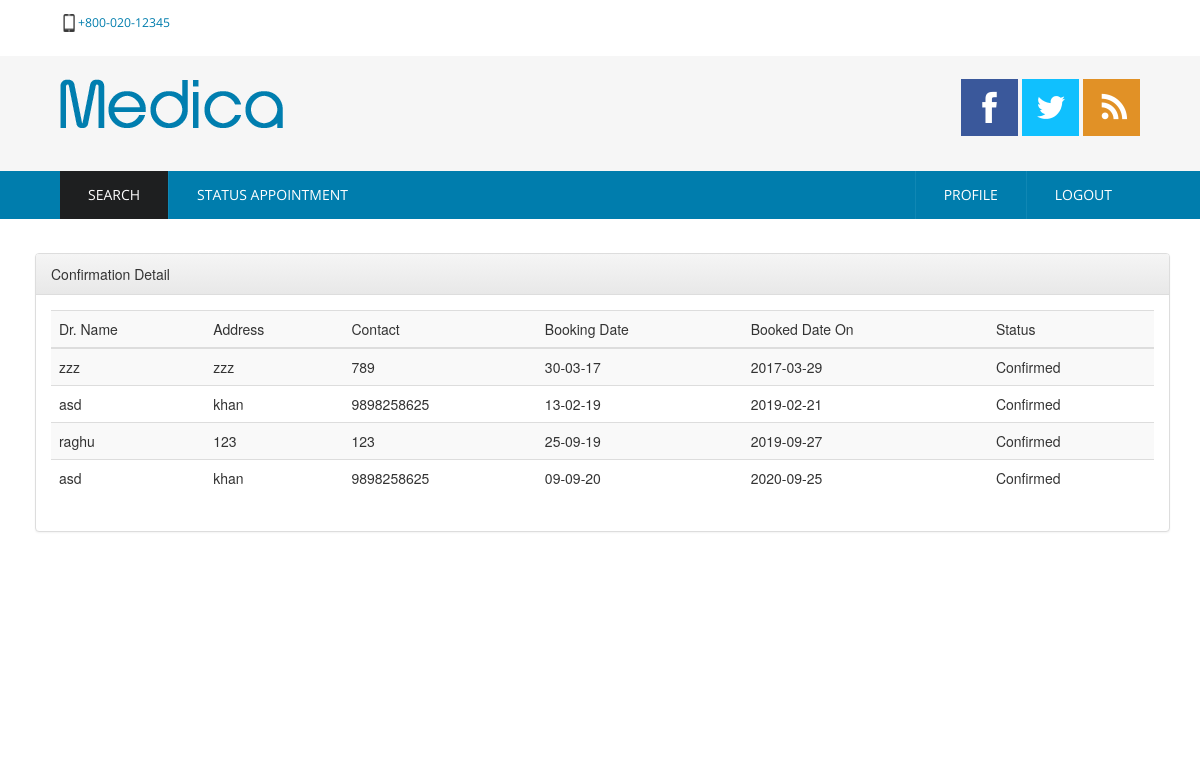
/status.php (signed in), run on the app's committed database.
### tables this page shows
CREATE TABLE IF NOT EXISTS `doctor` (
  `dr_id` int(10) NOT NULL AUTO_INCREMENT,
  `first_name` varchar(100) NOT NULL,
  `last_name` varchar(100) NOT NULL,
  `user_name` varchar(100) NOT NULL,
  `password` varchar(100) NOT NULL,
  `contact` varchar(100) NOT NULL,
  `email` varchar(100) NOT NULL,
  `address` varchar(100) NOT NULL,
  `specialization` varchar(100) NOT NULL,
  `experience` varchar(100) NOT NULL,
  `city` varchar(100) NOT NULL,
  `type` varchar(100) NOT NULL,
  `academic` varchar(100) NOT NULL,
  `photo` varchar(200) NOT NULL,
  `timing` varchar(50) NOT NULL,
  `fee` varchar(100) NOT NULL,
  `description_detail` text NOT NULL,
  `status` int(10) NOT NULL DEFAULT '0',
  `rating` int(11) NOT NULL,
  PRIMARY KEY (`dr_id`)
);

CREATE TABLE IF NOT EXISTS `appointment` (
  `aid` int(10) NOT NULL AUTO_INCREMENT,
  `doc_id` int(10) NOT NULL,
  `pat_id` int(10) NOT NULL,
  `p_name` varchar(200) NOT NULL,
  `p_cno` varchar(29) NOT NULL,
  `msg` text NOT NULL,
  `book_date` varchar(25) NOT NULL,
  `ondate` varchar(25) NOT NULL,
  `status` varchar(10) NOT NULL DEFAULT '2',
  PRIMARY KEY (`aid`)
);

### status.php (the view, shortened to what this page needs)
<?php session_start();
include 'opendb.php';
?>
<!DOCTYPE HTML>
<html>
	<head>
		<link href="css/style.css" rel="stylesheet" type="text/css"  media="all" />
		<link rel="stylesheet" href="css/responsiveslides.css">
        <link rel="stylesheet" href="css/bootstrap.css">
        <link rel="stylesheet" href="css/bootstrap-theme.css">
	</head>
	<body>
    <form method="post" class="form-inline">
			<div class="header">
					<div class="top-header">
						<div class="wrap">
						<div class="top-header-left">
							<p>+800-020-12345</p>
						</div>
					</div>
				</div>
					<div class="main-header">
						<div class="wrap">
							<div class="logo">
								<a href="index.php"><img src="images/logo.png" title="logo" /></a>
							</div>
							<div class="social-links">
								<ul>
									<li><a href="#"><img src="images/facebook.png" title="facebook" /></a></li>
									<li><a href="#"><img src="images/twitter.png" title="twitter" /></a></li>
									<li><a href="#"><img src="images/feed.png" title="Rss" /></a></li>
								</ul>
							</div>
						</div>
					</div>
					<div class="top-nav">
						<div class="wrap">
							<ul>
                                <li class="active"><a href="manageApointment.php">Search</a></li>
								<li><a href="status.php">Status Appointment</a></li>
                                <li class="pull-right"><a href="logout.php">Logout</a></li>
                                <li class="pull-right"><a href="profile.php">Profile</a></li>
							</ul>
						</div>
					</div>
			</div>
			<div class="container" style="min-height:500px; padding-left:20px;">
				<div class="content-top-grids" >
<div class="panel panel-default">
<div class="panel-heading">
	Confirmation Detail
</div>
<div class="panel-body">
<div class="row">
  <div class="col-md-12" >
                   	<table class="table table-striped">
					<th>Dr. Name</th>
					<th>Address</th>
					<th>Contact</th>
						<th>Booking Date</th>
						<th>Booked Date On</th>
						<th>Status</th>
         <?php
 $query= "SELECT * FROM doctor INNER JOIN appointment ON doctor.dr_id=appointment.doc_id where pat_id='".$_SESSION['pId']."'";
								$result = $conn->query($query);
								if ($result->num_rows > 0) {
					?>
                        	<tbody>
					<?php
									while($row = $result->fetch_assoc()) {
?>
	<tr>
		<td>
			<?php echo $row['first_name']; ?>
		</td>
		<td>
			<?php echo $row['address']; ?>
		</td>
		<td>
			<?php echo $row['contact']; ?>
		</td>
		<td>
			<?php echo $row['book_date']; ?>
		</td>
		<td>
			<?php echo $row['ondate']; ?>
		</td>
		<td>
		<?php
		if($row['status']==1)
		{
			 echo "Confirmed";
		}
		else
		{
			 echo "Pending";
		}
		?>
		</td>
	</tr>
  </div>
</div>
</div>
</div>
						<?php
									}
								}
									?>
							</form>
	</body>
</html>

### css/style.css (style rules this page uses)
html,body,div,span,applet,object,iframe,h1,h2,h3,h4,h5,h6,p,blockquote,pre,a,abbr,acronym,address,big,cite,code,del,dfn,em,img,ins,kbd,q,s,samp,small,strike,strong,sub,sup,tt,var,b,u,i,dl,dt,dd,ol,nav ul,nav li,fieldset,form,label,legend,table,caption,tbody,tfoot,thead,tr,th,td,article,aside,canvas,details,embed,figure,figcaption,footer,header,hgroup,menu,nav,output,ruby,section,summary,time,mark,audio,video { margin:0;padding:0;border:0;font-size:100%;font:inherit;vertical-align:baseline; }
ol,ul { list-style:none;margin:0px;padding:0px; }
table { border-collapse:collapse;border-spacing:0; }
a { text-decoration:none; }
img { max-width:100%; }
body { background: #F6F6F6; }
.wrap { width:80%; margin:0 auto; }
.top-header { background:#FFF; padding:1em 0; }
.top-header-left { float:left; }
.top-header-left p { font-family: 'Open Sans', sans-serif; color: #007DAD; font-size: 0.875em; background: url(../images/phone.png) no-repeat; padding-left: 18px; }
.main-header { padding: 1.7em 0 1.5em 0; background: #F6F6F6; }
.logo { float:left; }
.logo img { display:block; }
.social-links { float:right; }
.social-links ul li { display:inline-block; }
.social-links img { display:block; }
.top-nav { background:#007DAD; }
.top-nav ul li { display:inline-block; float: left; border-left: 1px ridge #1087B4; }
.top-nav ul li:nth-child(1) { border:none; }
.top-nav li.active> a, .top-nav li> a:hover { color: #FFF; background:rgba(31, 31, 31, 0.99); }
.top-nav li a { font-size: 1em; font-family: 'Open Sans', sans-serif; color: #FFF; background: #007DAD; text-transform: uppercase; padding: 1em 2em; display: block; transition: 0.5s ease; -o-transition: 0.5s ease; -webkit-transition: 0.5s ease; }
.content-top-grids { padding: 1.7em 0 1.5em 0; background: #FFF; }
@media only screen and (max-width: 1280px) and (min-width: 1024px) { .wrap { width:90%; } }

### data on the page
doctor: first_name "zzz", address "zzz", contact "789", appointment.book_date "30-03-17", appointment.ondate "2017-03-29"
doctor: first_name "asd", address "khan", contact "9898258625", appointment.book_date "13-02-19", appointment.ondate "2019-02-21", appointment.book_date "09-09-20", appointment.ondate "2020-09-25"
doctor: first_name "raghu", address "123", contact "123", appointment.book_date "25-09-19", appointment.ondate "2019-09-27"
